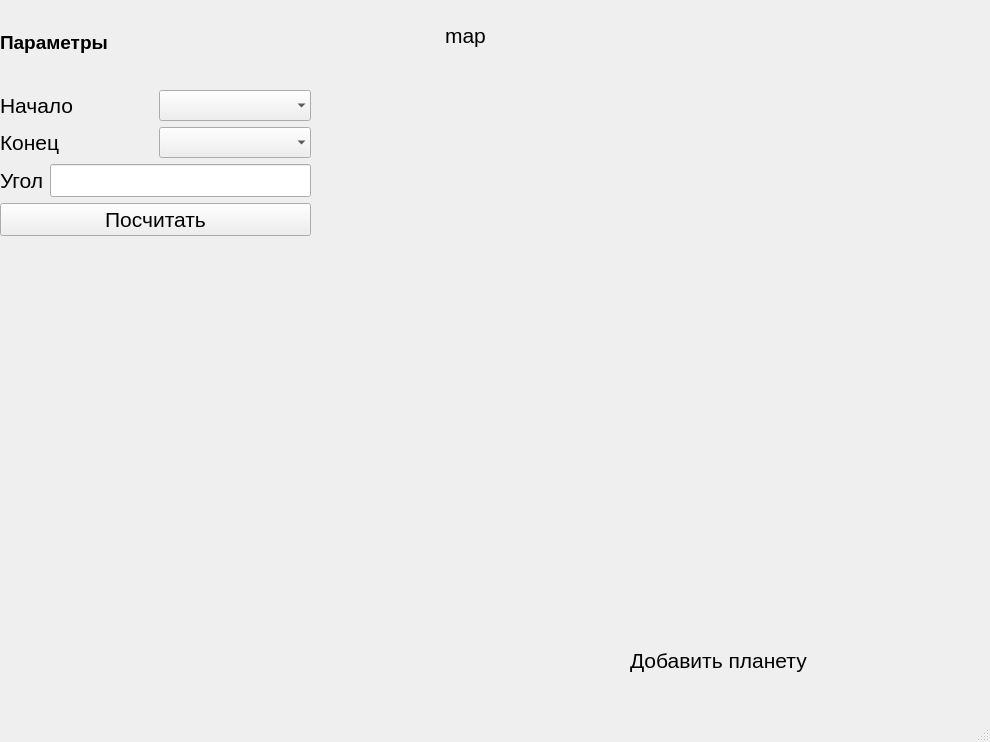
<?xml version="1.0" encoding="UTF-8"?>
<ui version="4.0">
 <class>MainWindow</class>
 <widget class="QMainWindow" name="MainWindow">
  <property name="geometry">
   <rect>
    <x>0</x>
    <y>0</y>
    <width>990</width>
    <height>742</height>
   </rect>
  </property>
  <property name="tabletTracking">
   <bool>true</bool>
  </property>
  <property name="windowTitle">
   <string>Калькулятор Полётов Ksp</string>
  </property>
  <property name="unifiedTitleAndToolBarOnMac">
   <bool>false</bool>
  </property>
  <widget class="QWidget" name="centralwidget">
   <widget class="QLabel" name="Image">
    <property name="geometry">
     <rect>
      <x>380</x>
      <y>20</y>
      <width>600</width>
      <height>600</height>
     </rect>
    </property>
    <property name="text">
     <string/>
    </property>
   </widget>
   <widget class="QLabel" name="Icon">
    <property name="geometry">
     <rect>
      <x>0</x>
      <y>540</y>
      <width>361</width>
      <height>151</height>
     </rect>
    </property>
    <property name="text">
     <string/>
    </property>
   </widget>
   <widget class="QWidget" name="layoutWidget">
    <property name="geometry">
     <rect>
      <x>0</x>
      <y>0</y>
      <width>311</width>
      <height>236</height>
     </rect>
    </property>
    <layout class="QVBoxLayout" name="verticalLayout_5">
     <item>
      <layout class="QVBoxLayout" name="verticalLayout_4">
       <item>
        <layout class="QVBoxLayout" name="verticalLayout_3">
         <item>
          <widget class="QLabel" name="label_3">
           <property name="font">
            <font>
             <pointsize>14</pointsize>
             <weight>75</weight>
             <bold>true</bold>
             <stylestrategy>PreferDefault</stylestrategy>
            </font>
           </property>
           <property name="text">
            <string>Параметры</string>
           </property>
          </widget>
         </item>
         <item>
          <layout class="QHBoxLayout" name="horizontalLayout">
           <item>
            <layout class="QVBoxLayout" name="verticalLayout">
             <item>
              <widget class="QLabel" name="label">
               <property name="font">
                <font>
                 <pointsize>16</pointsize>
                </font>
               </property>
               <property name="text">
                <string>Начало</string>
               </property>
              </widget>
             </item>
             <item>
              <widget class="QLabel" name="label_2">
               <property name="font">
                <font>
                 <pointsize>16</pointsize>
                </font>
               </property>
               <property name="text">
                <string>Конец</string>
               </property>
              </widget>
             </item>
            </layout>
           </item>
           <item>
            <layout class="QVBoxLayout" name="verticalLayout_2">
             <item>
              <widget class="QComboBox" name="start">
               <property name="font">
                <font>
                 <pointsize>16</pointsize>
                </font>
               </property>
               <property name="editable">
                <bool>false</bool>
               </property>
               <property name="currentText">
                <string notr="true"/>
               </property>
               <property name="insertPolicy">
                <enum>QComboBox::NoInsert</enum>
               </property>
               <property name="placeholderText">
                <string>выберите</string>
               </property>
               <property name="frame">
                <bool>false</bool>
               </property>
              </widget>
             </item>
             <item>
              <widget class="QComboBox" name="End">
               <property name="font">
                <font>
                 <pointsize>16</pointsize>
                </font>
               </property>
               <property name="editable">
                <bool>false</bool>
               </property>
               <property name="insertPolicy">
                <enum>QComboBox::NoInsert</enum>
               </property>
               <property name="placeholderText">
                <string>выберете</string>
               </property>
               <property name="frame">
                <bool>false</bool>
               </property>
              </widget>
             </item>
            </layout>
           </item>
          </layout>
         </item>
        </layout>
       </item>
       <item>
        <layout class="QHBoxLayout" name="horizontalLayout_2"/>
       </item>
      </layout>
     </item>
     <item>
      <layout class="QHBoxLayout" name="horizontalLayout_3">
       <item>
        <widget class="QLabel" name="label_5">
         <property name="font">
          <font>
           <pointsize>16</pointsize>
          </font>
         </property>
         <property name="text">
          <string>Угол</string>
         </property>
        </widget>
       </item>
       <item>
        <widget class="QLineEdit" name="Angel">
         <property name="font">
          <font>
           <pointsize>16</pointsize>
          </font>
         </property>
        </widget>
       </item>
      </layout>
     </item>
     <item>
      <widget class="QPushButton" name="Calculate">
       <property name="font">
        <font>
         <pointsize>16</pointsize>
        </font>
       </property>
       <property name="text">
        <string>Посчитать</string>
       </property>
      </widget>
     </item>
    </layout>
   </widget>
   <widget class="QPushButton" name="addBut">
    <property name="geometry">
     <rect>
      <x>850</x>
      <y>640</y>
      <width>51</width>
      <height>51</height>
     </rect>
    </property>
    <property name="text">
     <string/>
    </property>
    <property name="icon">
     <iconset>
      <normaloff>Images/free-icon-plus-sign-button-16057.png</normaloff>Images/free-icon-plus-sign-button-16057.png</iconset>
    </property>
    <property name="iconSize">
     <size>
      <width>40</width>
      <height>40</height>
     </size>
    </property>
    <property name="flat">
     <bool>true</bool>
    </property>
   </widget>
   <widget class="QLabel" name="label_6">
    <property name="geometry">
     <rect>
      <x>630</x>
      <y>630</y>
      <width>221</width>
      <height>61</height>
     </rect>
    </property>
    <property name="font">
     <font>
      <pointsize>16</pointsize>
     </font>
    </property>
    <property name="text">
     <string>Добавить планету</string>
    </property>
   </widget>
   <widget class="QPushButton" name="darkTheme">
    <property name="geometry">
     <rect>
      <x>880</x>
      <y>30</y>
      <width>41</width>
      <height>41</height>
     </rect>
    </property>
    <property name="text">
     <string/>
    </property>
    <property name="icon">
     <iconset>
      <normaloff>Images/dark-theme.256x256.png</normaloff>Images/dark-theme.256x256.png</iconset>
    </property>
    <property name="iconSize">
     <size>
      <width>30</width>
      <height>30</height>
     </size>
    </property>
    <property name="checkable">
     <bool>false</bool>
    </property>
    <property name="flat">
     <bool>true</bool>
    </property>
   </widget>
   <widget class="QPushButton" name="map_but">
    <property name="geometry">
     <rect>
      <x>390</x>
      <y>10</y>
      <width>151</width>
      <height>51</height>
     </rect>
    </property>
    <property name="font">
     <font>
      <pointsize>16</pointsize>
     </font>
    </property>
    <property name="text">
     <string>map</string>
    </property>
    <property name="flat">
     <bool>true</bool>
    </property>
   </widget>
  </widget>
  <widget class="QMenuBar" name="menubar">
   <property name="geometry">
    <rect>
     <x>0</x>
     <y>0</y>
     <width>990</width>
     <height>26</height>
    </rect>
   </property>
  </widget>
  <widget class="QStatusBar" name="statusbar"/>
 </widget>
 <resources/>
 <connections/>
</ui>
